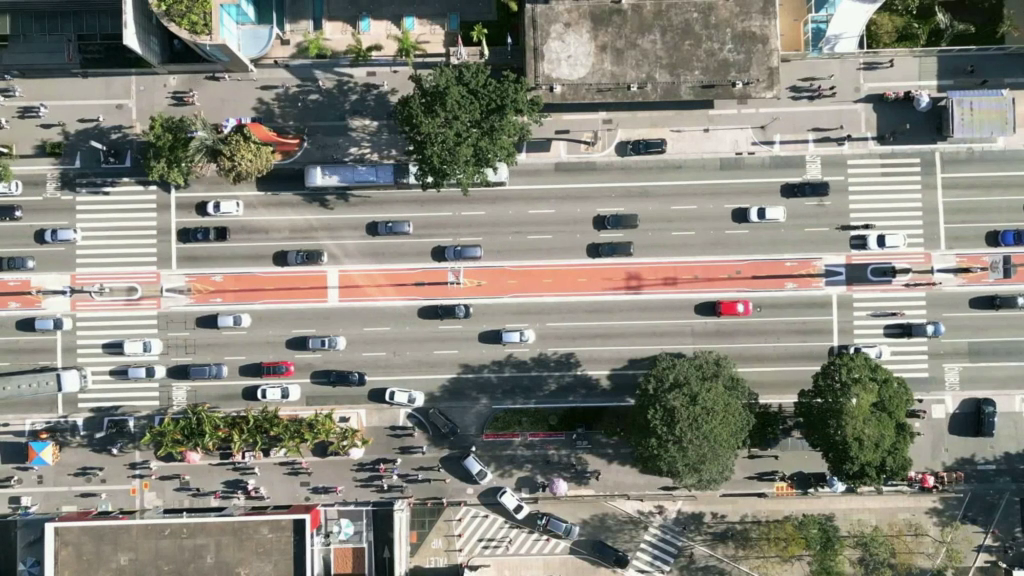
#> input picture frame 6 of Detection_EXP/video0/aligned_video2_input.mp4, 1024 x 576 px, given in place of new_test1.mp4, which was not available
$ jupyter execute image_proccess.ipynb
#> lines starting #> are read from the running program, lines starting #| are printed output that depends on the picture; pictures that were not available may be replaced by others from this repository, and a replacement may not be noted
[cell 1]
import cv2

def save_first_last_frame(video_path, output_first='first_frame.jpg', output_last='last_frame.jpg'):
#> called with output_first = 'first_frame.jpg', output_last = 'last_frame.jpg'
    cap = cv2.VideoCapture(video_path)

    if not cap.isOpened():
        print("Error: Cannot open video file.")
        return

    # 讀取第一個影格
    ret, first_frame = cap.read()
#> first_frame is the input picture: shape (576, 1024, 3); mean B, G, R 124.2, 134.4, 135.5
    if ret:
        cv2.imwrite(output_first, first_frame)
    else:
        print("Error: Cannot read first frame.")

    # 移動到最後一個影格
    cap.set(cv2.CAP_PROP_POS_FRAMES, cap.get(cv2.CAP_PROP_FRAME_COUNT) - 1)
    ret, last_frame = cap.read()
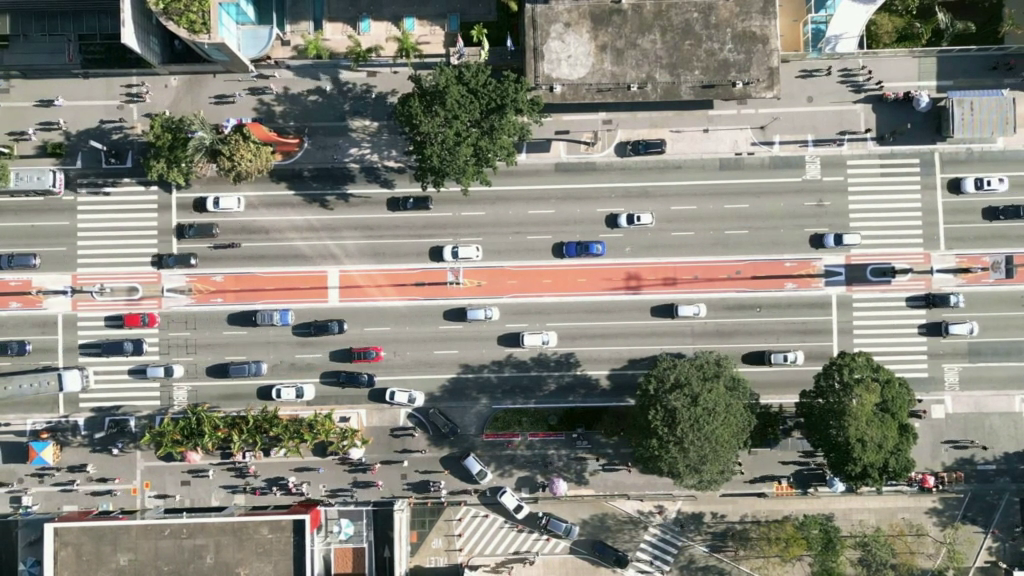
#> input picture frame 59 of Detection_EXP/video0/aligned_video2_input.mp4, 1024 x 576 px, given in place of new_test1.mp4, which was not available
#> last_frame is the input picture: shape (576, 1024, 3); mean B, G, R 123.7, 134.1, 134.6
    if ret:
        cv2.imwrite(output_last, last_frame)
    else:
        print("Error: Cannot read last frame.")

    cap.release()
    print(f"Frames saved as {output_first} and {output_last}")

# 使用範例
video_file = r'C:\Users\fishd\Desktop\論文\期刊\code\images\new_test1.mp4'  # 請替換為你的影片檔案
save_first_last_frame(video_file)

[cell 2]
import cv2
import numpy as np

# 讀取兩張連續影像
img1 = cv2.imread('first_frame.jpg', cv2.IMREAD_GRAYSCALE)
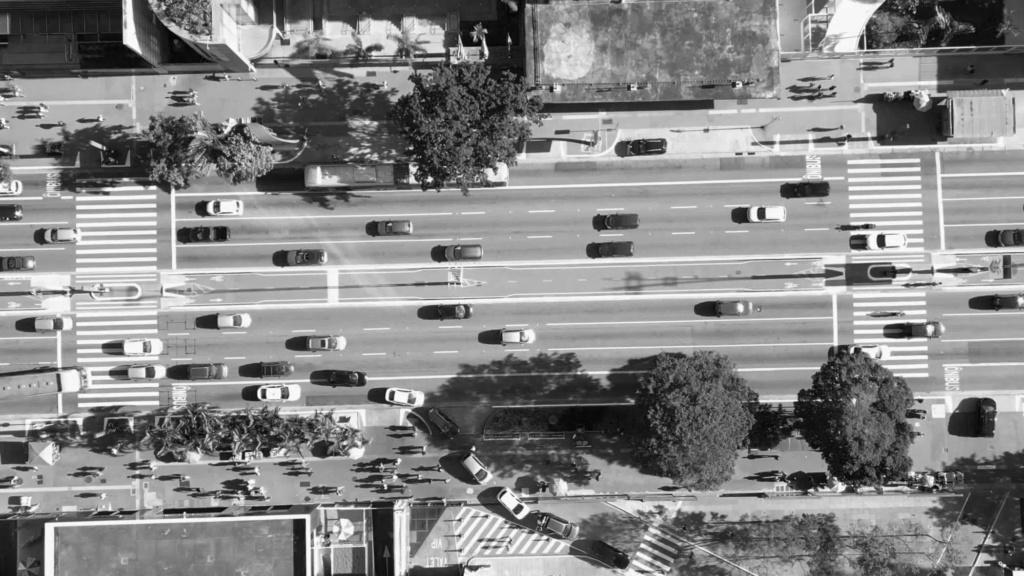
#> img1: shape (576, 1024); min 0, max 255, mean 133.5
img2 = cv2.imread('last_frame.jpg', cv2.IMREAD_GRAYSCALE)
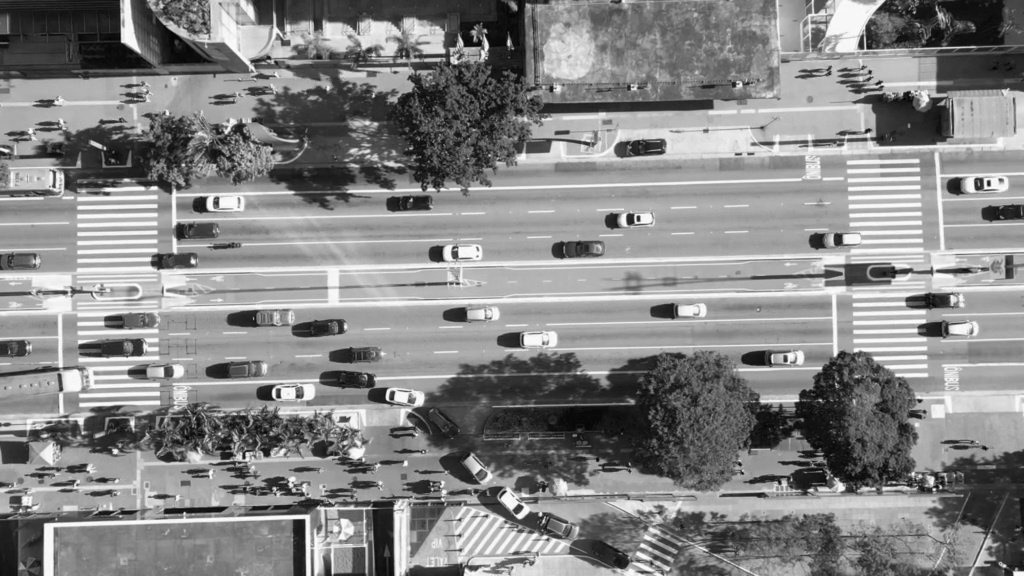
#> img2: shape (576, 1024); min 1, max 255, mean 133

# 建立 SIFT 特徵點檢測器
sift = cv2.SIFT_create()

# 提取特徵點與描述子
kp1, des1 = sift.detectAndCompute(img1, None)
#> kp1 = 6557 keypoints; strongest (x, y, size): (881, 241, 6.9), (130, 38, 12.7), (430, 179, 4), (473, 449, 2.5)
kp2, des2 = sift.detectAndCompute(img2, None)
#> kp2 = 6683 keypoints; strongest (x, y, size): (989, 183, 3.1), (129, 36, 13.1), (638, 218, 2.9), (955, 186, 11)

# 使用 FLANN 進行特徵點匹配
index_params = dict(algorithm=1, trees=5)
search_params = dict(checks=50)
flann = cv2.FlannBasedMatcher(index_params, search_params)

# 進行匹配
matches = flann.knnMatch(des1, des2, k=2)
#> matches = 6557 matches

[cell 3]
# 過濾匹配點（Lowe’s Ratio Test）
good_matches = []
for m, n in matches:
    if m.distance < 0.75 * n.distance:
        good_matches.append(m)
#> after the loop, good_matches = 2768 matches

# 取得對應的特徵點座標
pts1 = np.float32([kp1[m.queryIdx].pt for m in good_matches]).reshape(-1, 1, 2)
#> pts1 = 2768 rows, first 8: [2.88, 146.2], [4.91, 45.78], [5.12, 150.3], [7.87, 32.02], [8.89, 417.5], [8.89, 155.2], [9.91, 520.9], [9.99, 416]
pts2 = np.float32([kp2[m.trainIdx].pt for m in good_matches]).reshape(-1, 1, 2)
#> pts2 = 2768 rows, first 8: [3.61, 146.4], [5.63, 46.25], [5.92, 150.5], [7.89, 32.33], [9.75, 417.3], [9.27, 155.9], [9.82, 520.9], [11.25, 415.9]

# 使用 RANSAC 計算 Homography 矩陣
H, mask = cv2.findHomography(pts1, pts2, cv2.RANSAC, 5.0)
#> H = [[0.998, 0.001, 0.255], [-2.62e-05, 0.999, 0.0761], [-1.83e-06, -8.09e-08, 1]]; mask = 2768 values, max 1 at index 0, min 0 at index 18, mean 0.958

# 找出 RANSAC 判定的 inliers（內點）與 outliers（離群點）
inliers = pts1[mask.ravel() == 1]  # 內點
#> inliers = 2653 rows, first 8: [2.88, 146.2], [4.91, 45.78], [5.12, 150.3], [7.87, 32.02], [8.89, 417.5], [8.89, 155.2], [9.91, 520.9], [9.99, 416]
outliers = pts1[mask.ravel() == 0]  # 離群點
#> outliers = 115 rows, first 8: [17.6, 340.5], [18.59, 207.1], [26.1, 444], [26.1, 444], [40.25, 197.9], [40.25, 197.9], [44.23, 331.3], [46.82, 383.3]

print(f"內點數量: {len(inliers)}, 離群點數量: {len(outliers)}")
#| 內點數量: 2653, 離群點數量: 115

[cell 4]
import matplotlib.pyplot as plt

# 繪製原始影像
plt.figure(figsize=(10, 5))
plt.imshow(cv2.cvtColor(img1, cv2.COLOR_GRAY2RGB))

# 繪製內點（藍色）
for p in inliers:
    plt.scatter(p[0][0], p[0][1], color='blue', s=10)
#> this loop made 2653 passes

# 繪製離群點（紅色）
for p in outliers:
    plt.scatter(p[0][0], p[0][1], color='red', s=10)
#> this loop made 115 passes
#> p on passes 1 to 12: [[17.6, 340.5]], [[18.59, 207.1]], [[26.1, 444]], [[26.1, 444]], [[40.25, 197.9]], [[40.25, 197.9]], [[44.23, 331.3]], [[46.82, 383.3]], [[48.07, 195.3]], [[50.1, 376.3]], [[53.02, 128.5]], [[55.33, 334.3]]

plt.title("Inliers(blue) vs. Outliers(red)")
plt.show()
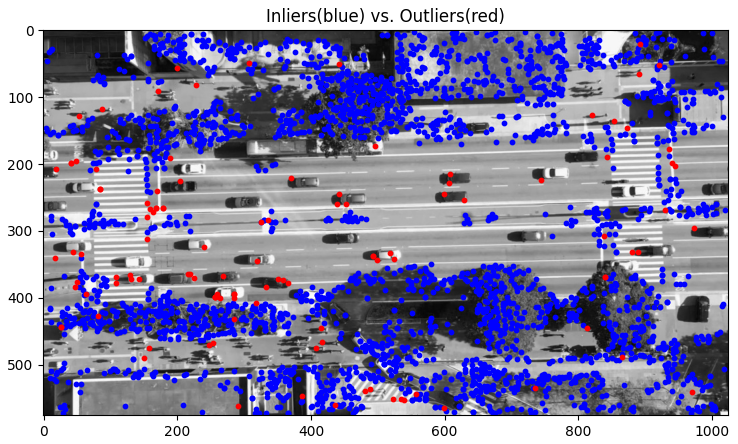
#> figure drawn by matplotlib, 1 panel

[cell 5]
import cv2
import numpy as np

# 讀取兩張影像

img1 = cv2.imread('first_frame.jpg', cv2.IMREAD_GRAYSCALE)
img2 = cv2.imread('last_frame.jpg', cv2.IMREAD_GRAYSCALE)
# 計算 Farneback 光流
flow = cv2.calcOpticalFlowFarneback(img1, img2, None, 0.5, 3, 15, 3, 5, 1.2, 0)

# 根據光流變換來對齊影像
h, w = flow.shape[:2]
#> h = 576; w = 1024
flow_map = np.column_stack((np.repeat(np.arange(h), w), np.tile(np.arange(w), h))) + flow.reshape(-1, 2)
#> flow_map = 589824 pairs, first value -2.22 to 577.6, second value -3.41 to 1026

# 生成變形後的影像
aligned_frame2 = cv2.remap(img2, flow_map[:, 1].reshape(h, w).astype(np.float32),
                           flow_map[:, 0].reshape(h, w).astype(np.float32), cv2.INTER_LINEAR)
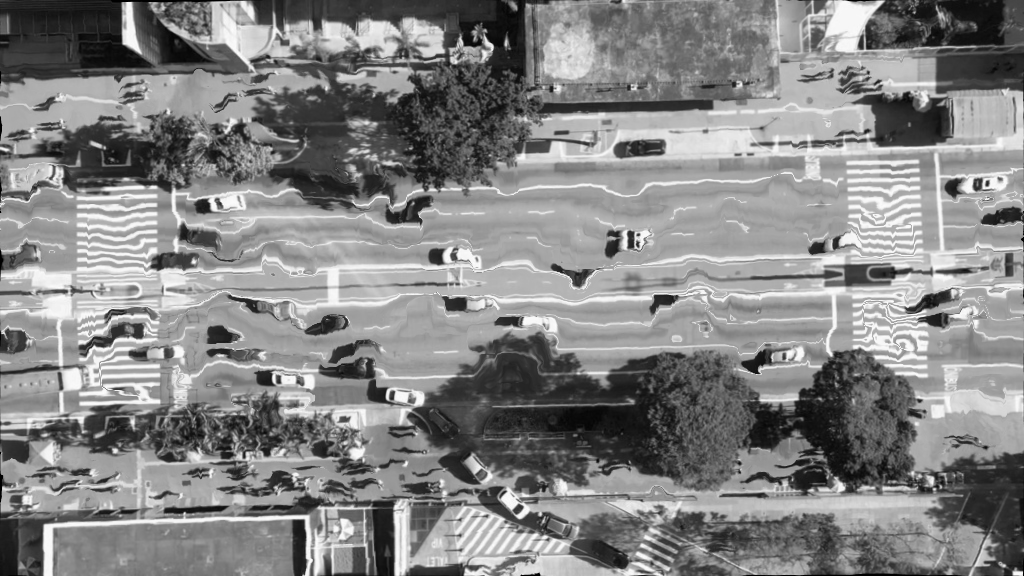
#> aligned_frame2: shape (576, 1024); min 0, max 255, mean 132.3

cv2.imshow("Aligned Frame", aligned_frame2)
cv2.waitKey(0)
